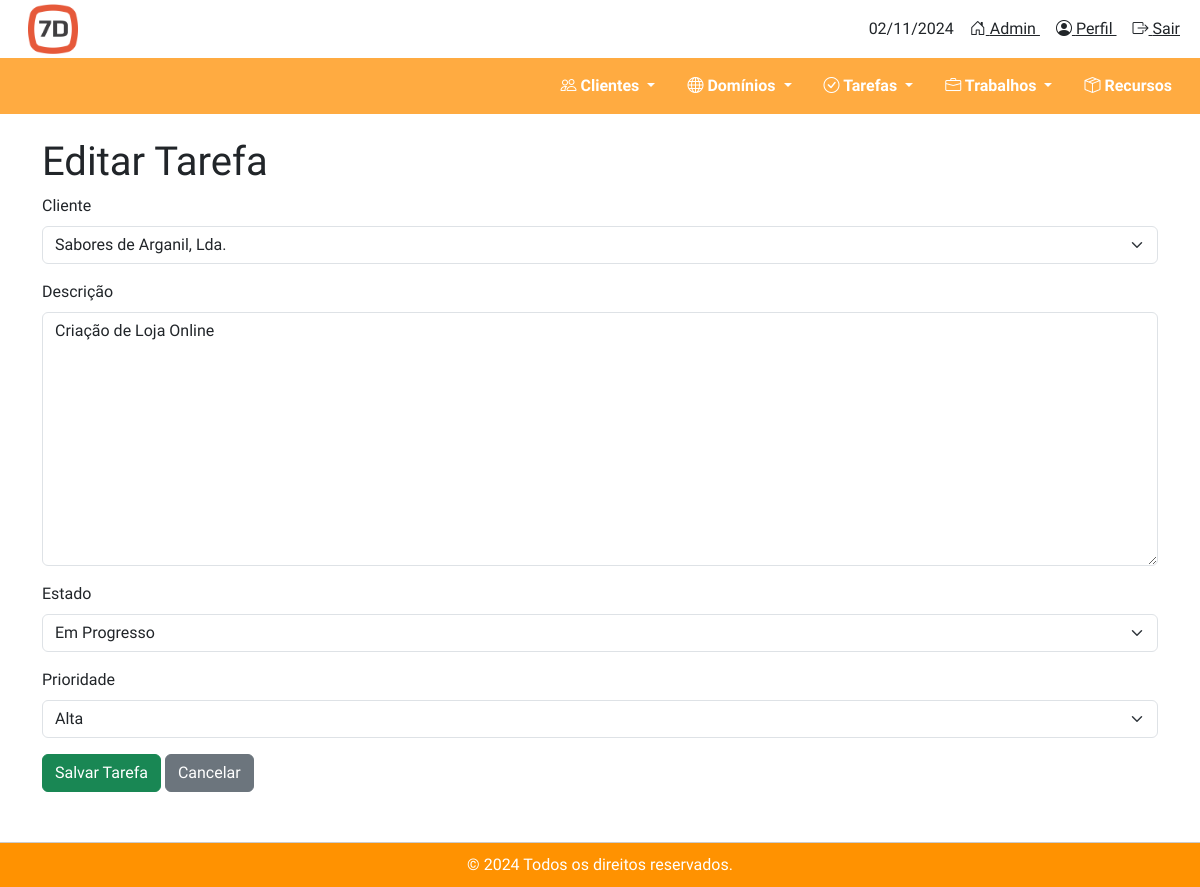
The page /tarefas/tarefas/editar/1/ on the database its author committed.
### tarefas/models.py (models this page shows, shortened)
class Tarefa(models.Model):
    ESTADOS_TAREFA = [
        ('a_fazer', 'A Fazer'),
        ('em_progresso', 'Em Progresso'),
        ('concluido', 'Concluído'),
    ]
    PRIORIDADES = [
        ('baixa', 'Baixa'),
        ('media', 'Média'),
        ('alta', 'Alta'),
    ]
    cliente = models.ForeignKey(Cliente, on_delete=models.CASCADE)
    descricao = models.TextField()
    estado = models.CharField(max_length=20, choices=ESTADOS_TAREFA, default='a_fazer')
    prioridade = models.CharField(max_length=10, choices=PRIORIDADES, default='media')
    data_criacao = models.DateTimeField(auto_now_add=True)

### tarefas/views.py (the view)
# urls.py: path('tarefas/editar/<int:tarefa_id>/', views.editar_tarefa, name='editar_tarefa'),
def editar_tarefa(request, tarefa_id):
    tarefa = get_object_or_404(Tarefa, id=tarefa_id)
    if request.method == 'POST':
        form = TarefaForm(request.POST, instance=tarefa)
        if form.is_valid():
            form.save()
            messages.success(request, 'Tarefa editada com sucesso!')
            return redirect('listar_tarefas')
    else:
        form = TarefaForm(instance=tarefa)
    return render(request, 'tarefas/editar_tarefa.html', {'form': form, 'tarefa': tarefa})

### tarefas/forms.py
class TarefaForm(forms.ModelForm):
    class Meta:
        model = Tarefa
        fields = ['cliente', 'descricao', 'estado', 'prioridade']
    def __init__(self, *args, **kwargs):
        super().__init__(*args, **kwargs)
        self.fields['cliente'].widget.attrs.update({'class': 'form-select'})
        self.fields['descricao'].widget.attrs.update({'class': 'form-control'})
        self.fields['estado'].widget.attrs.update({'class': 'form-select'})
        self.fields['prioridade'].widget.attrs.update({'class': 'form-select'})

### clientes/models.py (called while the page is built)
    def __str__(self):
        return self.nome

### tarefas/templates/tarefas/editar_tarefa.html (shortened to what this page needs)
{% extends 'base.html' %}
{% load static %}
{% block content %}
<h1 class="mt-4">Editar Tarefa</h1>
<form method="post" class="form">
    <div class="mb-3">
        <label for="id_cliente" class="form-label">Cliente</label>
        {{ form.cliente }}
    </div>
    <div class="mb-3">
        <label for="id_descricao" class="form-label">Descrição</label>
        {{ form.descricao }}
    </div>
    <div class="mb-3">
        <label for="id_estado" class="form-label">Estado</label>
        {{ form.estado }}
    </div>
    <div class="mb-3">
        <label for="id_prioridade" class="form-label">Prioridade</label>
        {{ form.prioridade }}
    </div>
    <button type="submit" class="btn btn-success">Salvar Tarefa</button>
    <a href="{% url 'listar_tarefas' %}" class="btn btn-secondary">Cancelar</a>
    <div style="height: 50px;"></div>
</form>
{% endblock %}

### static/css/styles.css (style rules this page uses)
html, body { height: 100%; margin: 0; padding: 0; }
* { font-family: 'Play', sans-serif; }

### rows shown on the page
Tarefa: cliente "Sabores de Arganil, Lda.", descricao "Criação de Loja Online", estado "Em Progresso", prioridade "Alta"

### other values the page prints
{{ today }} "02/11/2024"
{{ current_year }} "2024"
